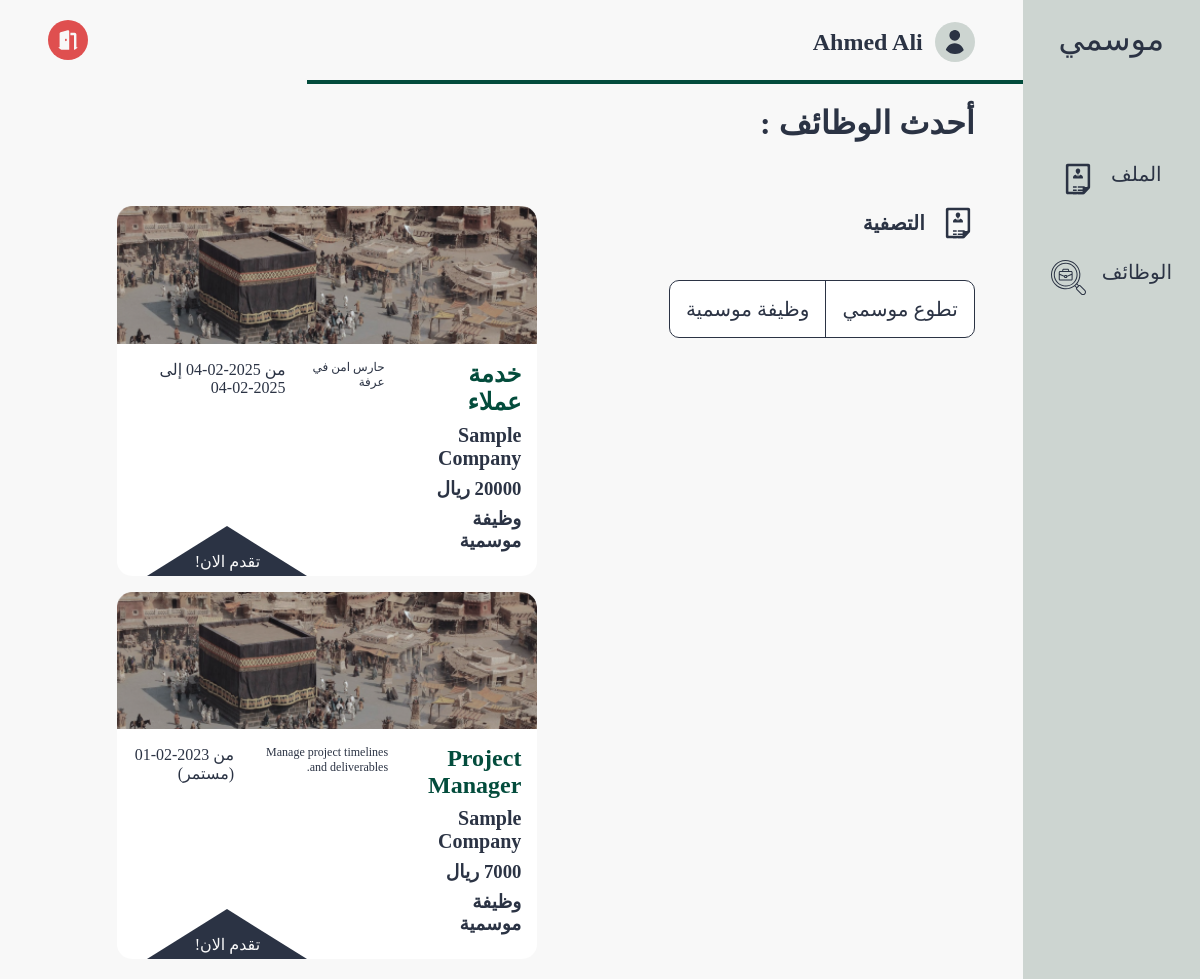
The app's page /pages/job_listing.php (signed in) with its own data.
### tables this page shows
CREATE TABLE users (
    id INTEGER PRIMARY KEY, 
    name TEXT, 
    email TEXT UNIQUE, 
    password TEXT, 
    bio TEXT,
    type BOOLEAN,
    linkedin TEXT,
    phone TEXT
);

CREATE TABLE jobs (
    job_id INTEGER PRIMARY KEY, 
    company_id INTEGER,
    name TEXT,
    description TEXT,
    salary INTEGER,
    language_id INTEGER,
    type BOOLEAN,
    start DATE,
    end DATE NULL,
    FOREIGN KEY (company_id) REFERENCES company(company_id) ON DELETE CASCADE,
    FOREIGN KEY (language_id) REFERENCES languages(language_id) ON DELETE CASCADE
);

CREATE TABLE company (
    company_id INTEGER PRIMARY KEY, 
    owner_id INTEGER,
    hr_id INTEGER,
    name TEXT,
    location TEXT,
    email TEXT,
    linkedin Text,
    phone TEXT,
    bio TEXT,
    FOREIGN KEY (owner_id) REFERENCES users(id) ON DELETE CASCADE,
    FOREIGN KEY (hr_id) REFERENCES users(id) ON DELETE CASCADE
);

### src/database/fetch.php (called while the page is built, shortened)
<?php
include('../database/data.php');
function getUserById($id)
{
    global $db;
    $stmt = $db->prepare('SELECT * FROM users WHERE id = :id');
    $stmt->bindValue(':id', $id, SQLITE3_INTEGER);
    $result = $stmt->execute();
    $user = $result->fetchArray(SQLITE3_ASSOC);
    return $user;
}
function getCompanyById($id)
{
    global $db;
    $stmt = $db->prepare('SELECT * FROM company WHERE company_id = :id');
    $stmt->bindValue(':id', $id, SQLITE3_INTEGER);
    $result = $stmt->execute();
    $company = $result->fetchArray(SQLITE3_ASSOC);
    return $company;
}
function fetchAllJobs()
{
    global $db;
    $result = $db->query('SELECT * FROM jobs ORDER BY 1 DESC');
    $jobs = [];
    while ($row = $result->fetchArray(SQLITE3_ASSOC)) {
        $jobs[] = $row;
    }
    return $jobs;
}

### src/components/page.php (called while the page is built, shortened)
<?php
include ('../database/fetch.php');
if (isset($_SESSION["user"]) && isset($_SESSION["user"]["id"])) {
    if (!getUserById($_SESSION["user"]["id"])) {
        unset($_SESSION["user"]);
    }
}
?>

### src/pages/job_listing.php (the view, shortened to what this page needs)
<?php
include('../components/page.php');
if (isset($_GET['type'])) {
    $jobs = fetchAllJobsByType($_GET['type']);
} else {
    $jobs = fetchAllJobs();
}
$jobs = array_filter($jobs, function($job) {
    return empty($job["end"]) || $job["end"] >= date("Y-m-d");
});
?>
<!DOCTYPE html>
<html lang="ar" dir="rtl">
<head>
  <link rel="stylesheet" href="../styles/job_listing.css">
</head>
<body>
  <section class="page-structure">
    <?php include "../components/NavBar.php" ?>
    <section class="page-content">
      <header>
        <div class="username">
          <a href="./profile.php">
            <img class="nav-icon" src="../images/profile.svg" alt="شعار المستخدم">
            <h2><?php echo $user["name"] ?></h2>
          </a>
        </div>
        <div class="options">
          <a href="./logout.php">
            <img class="nav-icon" style="--color: #DF4F4F" src="../images/logout.svg" alt="شعار تسجيل">
          </a>
        </div>
      </header>
      <main>
        <h1 class="heading-title">أحدث الوظائف : </h1>
        <div class="content">
          <div class="filter-section">
            <h3>
              <img src="../images/cv.svg" alt="شعار تصفية">
              التصفية
            </h3>
            <div class="filter-choices">
              <a href="?type=1">تطوع موسمي</a>
              <a href="?type=0">وظيفة موسمية</a>
            </div>
          </div>
          <div class="jobs-section">
            <?php foreach ($jobs as $job): ?>
              <div class="job">
                <img src="../images/sampleJob.png" alt="job image">
                <div class="content">
                  <div class="titles">
                    <h2 class="job-title"><?php echo htmlspecialchars($job["name"]); ?></h2>
                    <h3 class="company-title"><?php echo htmlspecialchars(getCompanyById($job["company_id"])["name"]); ?></h3>
                    <h3 class="salary"><?= htmlspecialchars($job["salary"]); ?> ريال</h3>
                    <h3 class="job-type">
                      <?php echo ($job["type"] == 0) ? "وظيفة موسمية" : "تطوع موسمي"; ?>
                    </h3>
                  </div>
                  <p class="description"><?php echo htmlspecialchars($job["description"]); ?></p>
                  <p class="dates">
                    <?php echo "من " . htmlspecialchars($job["start"]); ?>
                    <?php echo ($job["end"] ? " إلى " . htmlspecialchars($job["end"]) : " (مستمر)"); ?>
                  </p>
                </div>
              </div>
            <?php endforeach ?>
          </div>
        </div>
      </main>
    </section>
  </section>
</body>
</html>

### src/styles/job_listing.css (style rules this page uses)
* { color: var(--black-color); }
body { background-color: var(--white-color); }
.nav-icon { --color: var(--white-alt-color); background-color: var(--color); width: 40px; height: 40px; border-radius: 50%; padding: 0.5rem; }
section.page-content { width: 100%; }
header { position: relative; display: flex; align-items: center; justify-content: space-between; min-height: 75px; padding: 1.25rem 3rem; }
header::after { content: ""; position: absolute; right: 0; bottom: 0; width: 70%; height: 4px; background-color: var(--main-color); }
.username a { display: flex; align-items: center; gap: 0.75rem; font-size: 1rem; }
.options { display: flex; align-items: center; gap: 1rem; }
main { padding: 1.25rem 2rem; }
main .filter-section { margin-bottom: 3rem; }
@media (min-width: 992px) { main > .content { display: flex; gap: 3rem; } }
main .heading-title { font-size: 2rem; margin-bottom: 4rem; }
@media (min-width: 992px) { main { padding: 1.25rem 3rem; } }
@media (min-width: 992px) { main .filter-section { flex-basis: 320px; margin-bottom: 0; } }
main .filter-section h3 { display: flex; align-items: center; gap: 1rem; font-size: 1.25rem; margin-bottom: 2.5rem; }
main .filter-choices { width: fit-content; display: flex; justify-content: center; align-items: center; border: 1px solid var(--black-color); border-radius: 10px; background-color: white; font-size: 1.25rem; margin-bottom: 1.25rem; }
main .filter-choices > *:not(:last-child) { border-left: 1px solid var(--black-color); }
main .filter-choices > * { padding-inline: 1rem; padding-block: 1rem; }
.jobs-section { display: grid; flex: 1; gap: 1rem; grid-template-columns: repeat(auto-fill, minmax(250px, 1fr)); justify-items: center; overflow-y: scroll; max-height: 80vh; }
@media (min-width: 992px) { .jobs-section { grid-template-columns: repeat(auto-fill, minmax(350px, 1fr)); } }
.jobs-section .job { display: flex; flex-direction: column; max-width: 350px; background-color: white; border-radius: 15px; }
@media (min-width: 992px) { .jobs-section .job { max-width: 420px; } }
.jobs-section .job img { width: 100%; border-start-start-radius: 15px; }
.jobs-section .content { flex: 1; padding: 1rem; }
@media (min-width: 992px) { .jobs-section .content { display: flex; gap: 1.5rem; } }
.jobs-section .titles > * { margin-bottom: 0.5rem; }
.jobs-section .job-title { color: var(--main-color); font-size: 1.5rem; }
.jobs-section .company-title { font-size: 1.25rem; }
.job .description { font-size: 0.75rem; max-width: 180px; }

### src/styles/globals.css (style rules this page uses)
*, *::before, *::after { box-sizing: border-box; margin: 0; padding: 0; list-style: none; text-decoration: none; }
:root { --main-color: #034c3c; --secondary-color: #d2b48c; --white-color: #f8f8f8; --black-color: #2b3344; --white-alt-color: #cdd5d1; }
a { display: block; color: var(--black-color); }
.page-structure { display: flex; min-height: 100vh; }

### records on screen
users: name "Ahmed Ali"
jobs: name "خدمة عملاء", company.name "Sample Company", salary "20000", type "وظيفة موسمية", description "حارس امن في عرفة", start "2025-02-04", end "2025-02-04"
jobs: name "Project Manager", company.name "Sample Company", type "وظيفة موسمية", description "Manage project timelines and deliverables.", start "2023-02-01", shows "(مستمر)"

### other values on screen
$nav['title'] "الملف"
$nav['title'] "الوظائف"
